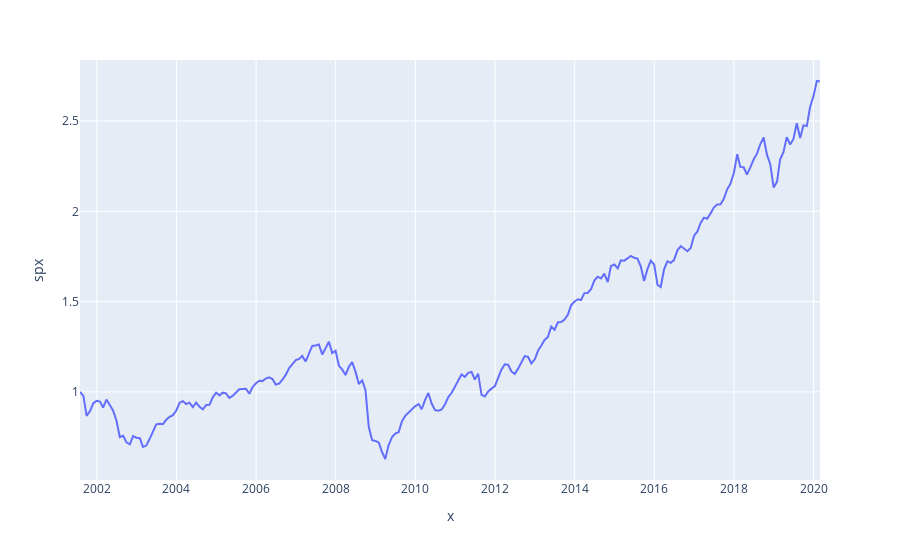
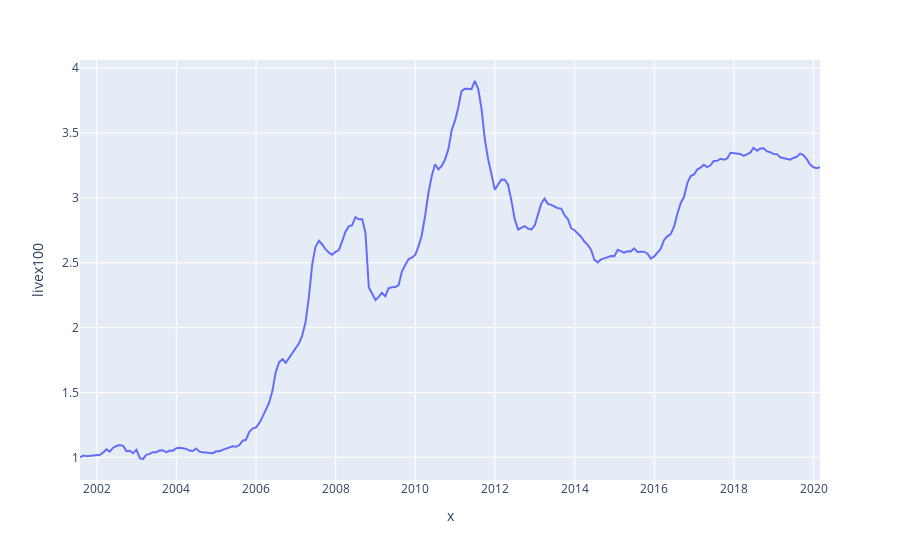

The cell these charts' notebook holds for them, in order:
### Code cell
fig = px.line(data_a, x = x, y = 'livex100')
fig1 = px.line(data_a, x = x, y = 'spx')
fig1.show()
fig.show()

### Figure 1 — Plotly figure (JSON) as saved in the notebook; plotly's stock layout.template omitted (floating-point values rounded to 4 significant figures; data arrays with more than 128 entries replaced by an {"elided": "..."} marker saying what was removed)
{"data": [{"hovertemplate": "x=%{x}<br>spx=%{y}<extra></extra>", "legendgroup": "", "line": {"color": "#636efa", "dash": "solid"}, "mode": "lines", "name": "", "showlegend": false, "type": "scatter", "x": {"elided": "224 str values"}, "xaxis": "x", "y": {"elided": "224 float values"}, "yaxis": "y"}], "layout": {"legend": {"tracegroupgap": 0}, "margin": {"t": 60}, "xaxis": {"anchor": "y", "domain": [0, 1], "title": {"text": "x"}}, "yaxis": {"anchor": "x", "domain": [0, 1], "title": {"text": "spx"}}}}

### Figure 2 — Plotly figure (JSON) as saved in the notebook; plotly's stock layout.template omitted (floating-point values rounded to 4 significant figures; data arrays with more than 128 entries replaced by an {"elided": "..."} marker saying what was removed)
{"data": [{"hovertemplate": "x=%{x}<br>livex100=%{y}<extra></extra>", "legendgroup": "", "line": {"color": "#636efa", "dash": "solid"}, "mode": "lines", "name": "", "showlegend": false, "type": "scatter", "x": {"elided": "224 str values"}, "xaxis": "x", "y": {"elided": "224 float values"}, "yaxis": "y"}], "layout": {"legend": {"tracegroupgap": 0}, "margin": {"t": 60}, "xaxis": {"anchor": "y", "domain": [0, 1], "title": {"text": "x"}}, "yaxis": {"anchor": "x", "domain": [0, 1], "title": {"text": "livex100"}}}}
